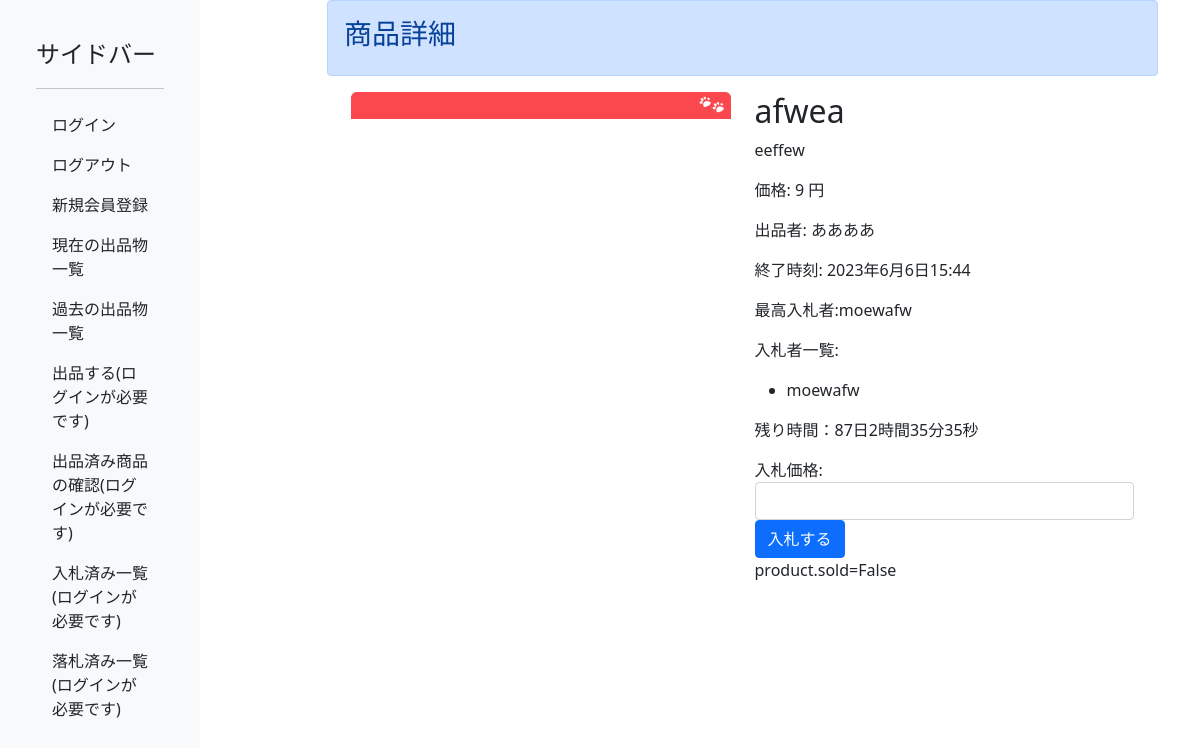
The app's page /product/productafwea-1/ with its own data.
### boardapp/models.py (models this page shows, shortened)
class Product(models.Model):
    name = models.CharField(max_length=255, unique=False)
    description = models.TextField(unique=False)
    price = models.PositiveIntegerField(unique=False)
    end_time = models.DateTimeField(null=True, blank=True, unique=False)
    image = models.ImageField(default="no_image.jpeg", upload_to='product_images', null=True, blank=True, unique=False)
    user = models.ForeignKey(User, on_delete=models.CASCADE)
    slug = models.SlugField(unique=False)
    bid_name = models.CharField(max_length=255, null=True, blank=True, unique=False)
    sold = models.BooleanField(default=False,null=True, blank=True, unique=False)
    buyers = models.ManyToManyField(
    User, # 関連付けるモデルを指定する
    blank=True, # フィールドが必須でないことを示す（フォームの空欄を許可）
    null=True, # 入札者が最初は存在しないことを示す
    related_name='bought_products',
    )
    highest_bidder = models.ForeignKey(#最高入札者
    User,
    on_delete=models.SET_NULL,
    related_name='highest_bids',
    null=True,
    blank=True,
    default="",
    )

### boardapp/views.py (the view)
# urls.py: path('product/<slug:slug>/', views.product_detail, name='product_detail'),
def product_detail(request, slug):#商品の詳細情報,product_create成功時の遷移先,入札処理も行う
    product = get_object_or_404(Product, slug=slug)
    if request.method == 'POST':
        print("入札ボタンが押されました")
        bid_price = request.POST.get('bid_price')
        time_over = request.POST.get('time_over')
        if not request.user.is_authenticated:
            return HttpResponseRedirect('/product/{}/?success={}'.format(slug, "ログイン無しでは入札できません"))
        if request.user.username == product.user.username:
            return HttpResponseRedirect('/product/{}/?success={}'.format(slug, "出品者は入札できません"))
        if str(request.user.username) == str(product.highest_bidder):
            return HttpResponseRedirect('/product/{}/?success={}'.format(slug, "最高入札者は入札できません"))
        if time_over == "false":
            print("入札可能です")
            if float(bid_price) > product.price:# 入札価格が商品価格を上回っている場合
                print("入札できました")
                product.price = float(bid_price)
                product.highest_bidder=request.user
                product.save()
                product.buyers.add(request.user)
                return HttpResponseRedirect('/product/{}/?success={}'.format(slug, "入札が完了しました"))
            else:
                print("入札価格が商品価格以下です")
                return HttpResponseRedirect('/product/{}/?success={}'.format(slug, "入札価格が商品の価格より少ないです"))
        else:
            print("オークションは終了しています")
            return HttpResponseRedirect('/product/{}/?success={}'.format(slug, "オークションは終了しています"))
    else:
        print("product_detailがgetで実行されました")
        return render(request, 'product_detail.html', {'product': product})

### templates/product_detail.html (shortened to what this page needs)
{% extends "base.html" %}
{% block header %}
<div class="alert alert-primary" role="alert">
    <h3>商品詳細</h3>
</div>
{% endblock header %}
{% block content %}
<div class="container">
  <div class="row">
    <div class="col-md-6">
      <img src="{{ product.image.url }}" alt="{{ product.name }}" class="img-fluid">
    </div>
    <div class="col-md-6">
      <h2>{{ product.name }}</h2>
      <p>{{ product.description }}</p>
      <p>価格: {{ product.price }} 円</p>
      <p>出品者: {{ product.user.username }}</p>
      <p>終了時刻: {{ product.end_time }}</p>
      {% if product.highest_bidder == None %}
        <p>入札者:なし</p>
      {% else %}
      <p>最高入札者:{{product.highest_bidder}}</p>
      {% endif %}
      <p>入札者一覧:</p>
      <ul>
      {% for buyer in product.buyers.all %}
          <li>{{ buyer.username }}</li>
      {% empty %}
          <li>入札者がいません。</li>
      {% endfor %}
      </ul>
      <p id="countdown"></p>
      {% if product.sold == False %}
        <form method="POST">
          <div class="form-group">
            <label for="bid-price">入札価格:</label>
            <input type="number" name="bid_price" id="bid-price" class="form-control" required>
          </div>
          <button type="submit" class="btn btn-primary">入札する</button>
        </form>
    {% else %}
      <p>このオークションは終了しました。</p>
    {% endif %}
    product.sold={{product.sold}}
    </div>
  </div>
</div>
{% endblock content%}

### records on screen
Product: image (picture), name "afwea", description "eeffew", price "9", user.username "ああああ", end_time "2023年6月6日15:44", highest_bidder "moewafw", sold "False"

### other values on screen
{{ buyer.username }} "moewafw"
